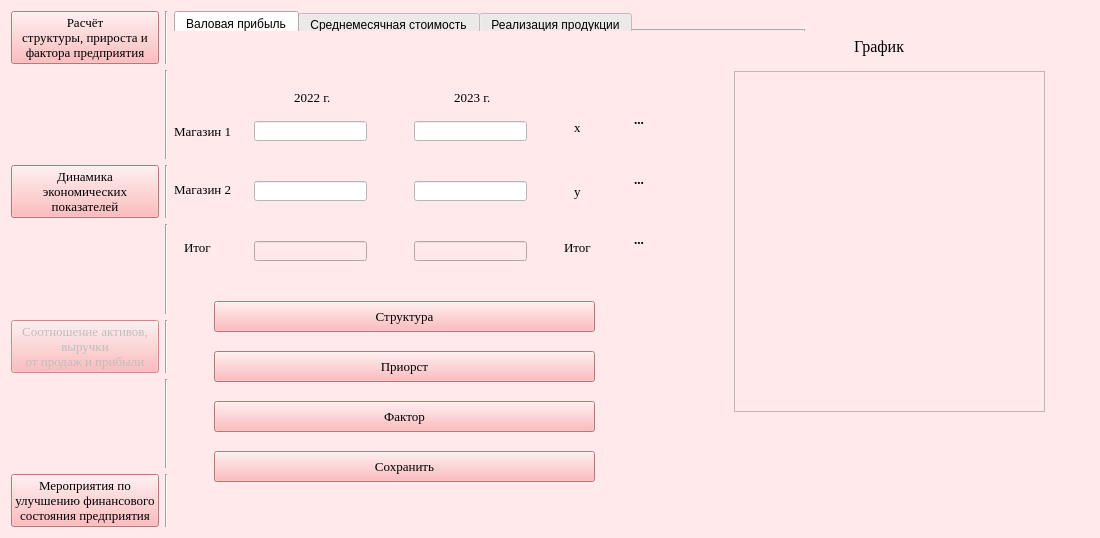
<?xml version="1.0" encoding="UTF-8"?>
<ui version="4.0">
 <class>Form</class>
 <widget class="QWidget" name="Form">
  <property name="geometry">
   <rect>
    <x>0</x>
    <y>0</y>
    <width>1100</width>
    <height>538</height>
   </rect>
  </property>
  <property name="windowTitle">
   <string>Form</string>
  </property>
  <property name="styleSheet">
   <string notr="true">background-color: rgb(255, 233, 234);
</string>
  </property>
  <layout class="QGridLayout" name="gridLayout_2">
   <item row="4" column="0">
    <widget class="QPushButton" name="rachet_btn_3">
     <property name="enabled">
      <bool>false</bool>
     </property>
     <property name="maximumSize">
      <size>
       <width>175</width>
       <height>16777215</height>
      </size>
     </property>
     <property name="font">
      <font>
       <family>Times New Roman</family>
       <pointsize>10</pointsize>
      </font>
     </property>
     <property name="cursor">
      <cursorShape>PointingHandCursor</cursorShape>
     </property>
     <property name="toolTip">
      <string>Заполните таблицу динамики экономических показателей</string>
     </property>
     <property name="whatsThis">
      <string>&lt;html&gt;&lt;head/&gt;&lt;body&gt;&lt;p&gt;&lt;br/&gt;&lt;/p&gt;&lt;/body&gt;&lt;/html&gt;</string>
     </property>
     <property name="styleSheet">
      <string notr="true">background-color: rgb(255, 167, 169);</string>
     </property>
     <property name="text">
      <string>Cоотношение активов, 
выручки
от продаж и прибыли</string>
     </property>
    </widget>
   </item>
   <item row="2" column="0">
    <widget class="QPushButton" name="rachet_btn">
     <property name="maximumSize">
      <size>
       <width>175</width>
       <height>16777215</height>
      </size>
     </property>
     <property name="font">
      <font>
       <family>Times New Roman</family>
       <pointsize>10</pointsize>
      </font>
     </property>
     <property name="cursor">
      <cursorShape>PointingHandCursor</cursorShape>
     </property>
     <property name="styleSheet">
      <string notr="true">background-color: rgb(255, 167, 169);</string>
     </property>
     <property name="text">
      <string>Динамика 
экономических
показателей</string>
     </property>
    </widget>
   </item>
   <item row="0" column="0">
    <widget class="QPushButton" name="rachet_btn_2">
     <property name="maximumSize">
      <size>
       <width>175</width>
       <height>16777215</height>
      </size>
     </property>
     <property name="font">
      <font>
       <family>Times New Roman</family>
       <pointsize>10</pointsize>
      </font>
     </property>
     <property name="cursor">
      <cursorShape>PointingHandCursor</cursorShape>
     </property>
     <property name="styleSheet">
      <string notr="true">background-color: rgb(255, 167, 169);</string>
     </property>
     <property name="text">
      <string>Расчёт 
структуры, прироста и
фактора предприятия</string>
     </property>
    </widget>
   </item>
   <item row="6" column="0">
    <widget class="QPushButton" name="text_btn">
     <property name="font">
      <font>
       <family>Times New Roman</family>
       <pointsize>10</pointsize>
      </font>
     </property>
     <property name="cursor">
      <cursorShape>PointingHandCursor</cursorShape>
     </property>
     <property name="styleSheet">
      <string notr="true">background-color: rgb(255, 167, 169);</string>
     </property>
     <property name="text">
      <string>Мероприятия по
улучшению финансового
состояния предприятия</string>
     </property>
    </widget>
   </item>
   <item row="6" column="1">
    <widget class="Line" name="line">
     <property name="orientation">
      <enum>Qt::Vertical</enum>
     </property>
    </widget>
   </item>
   <item row="5" column="1">
    <widget class="Line" name="line_2">
     <property name="orientation">
      <enum>Qt::Vertical</enum>
     </property>
    </widget>
   </item>
   <item row="4" column="1">
    <widget class="Line" name="line_3">
     <property name="orientation">
      <enum>Qt::Vertical</enum>
     </property>
    </widget>
   </item>
   <item row="3" column="1">
    <widget class="Line" name="line_4">
     <property name="orientation">
      <enum>Qt::Vertical</enum>
     </property>
    </widget>
   </item>
   <item row="2" column="1">
    <widget class="Line" name="line_5">
     <property name="orientation">
      <enum>Qt::Vertical</enum>
     </property>
    </widget>
   </item>
   <item row="1" column="1">
    <widget class="Line" name="line_6">
     <property name="orientation">
      <enum>Qt::Vertical</enum>
     </property>
    </widget>
   </item>
   <item row="0" column="1">
    <widget class="Line" name="line_7">
     <property name="orientation">
      <enum>Qt::Vertical</enum>
     </property>
    </widget>
   </item>
   <item row="0" column="2" rowspan="7">
    <widget class="QStackedWidget" name="stackedWidget">
     <property name="minimumSize">
      <size>
       <width>520</width>
       <height>215</height>
      </size>
     </property>
     <property name="currentIndex">
      <number>0</number>
     </property>
     <widget class="QWidget" name="page">
      <widget class="QLabel" name="label_9">
       <property name="geometry">
        <rect>
         <x>390</x>
         <y>230</y>
         <width>47</width>
         <height>13</height>
        </rect>
       </property>
       <property name="font">
        <font>
         <family>Times New Roman</family>
         <pointsize>10</pointsize>
        </font>
       </property>
       <property name="text">
        <string>Итог</string>
       </property>
      </widget>
      <widget class="QLineEdit" name="lineEdit6">
       <property name="geometry">
        <rect>
         <x>240</x>
         <y>230</y>
         <width>113</width>
         <height>20</height>
        </rect>
       </property>
       <property name="font">
        <font>
         <family>Times New Roman</family>
         <pointsize>10</pointsize>
        </font>
       </property>
       <property name="cursor">
        <cursorShape>ForbiddenCursor</cursorShape>
       </property>
       <property name="readOnly">
        <bool>true</bool>
       </property>
      </widget>
      <widget class="QLabel" name="label_2">
       <property name="geometry">
        <rect>
         <x>120</x>
         <y>80</y>
         <width>47</width>
         <height>13</height>
        </rect>
       </property>
       <property name="font">
        <font>
         <family>Times New Roman</family>
         <pointsize>10</pointsize>
        </font>
       </property>
       <property name="text">
        <string>2022 г.</string>
       </property>
      </widget>
      <widget class="QLabel" name="label_4">
       <property name="geometry">
        <rect>
         <x>0</x>
         <y>110</y>
         <width>81</width>
         <height>21</height>
        </rect>
       </property>
       <property name="font">
        <font>
         <family>Times New Roman</family>
         <pointsize>10</pointsize>
        </font>
       </property>
       <property name="text">
        <string>Магазин 1</string>
       </property>
      </widget>
      <widget class="QLabel" name="some_lbl">
       <property name="geometry">
        <rect>
         <x>90</x>
         <y>40</y>
         <width>251</width>
         <height>31</height>
        </rect>
       </property>
       <property name="font">
        <font>
         <family>Times New Roman</family>
         <pointsize>12</pointsize>
        </font>
       </property>
       <property name="text">
        <string/>
       </property>
       <property name="alignment">
        <set>Qt::AlignCenter</set>
       </property>
       <property name="wordWrap">
        <bool>true</bool>
       </property>
      </widget>
      <widget class="QLineEdit" name="lineEdit5">
       <property name="geometry">
        <rect>
         <x>240</x>
         <y>170</y>
         <width>113</width>
         <height>20</height>
        </rect>
       </property>
       <property name="font">
        <font>
         <family>Times New Roman</family>
         <pointsize>10</pointsize>
        </font>
       </property>
       <property name="styleSheet">
        <string notr="true">background-color: rgb(255, 255, 255);</string>
       </property>
      </widget>
      <widget class="QLabel" name="label_7">
       <property name="geometry">
        <rect>
         <x>400</x>
         <y>110</y>
         <width>47</width>
         <height>13</height>
        </rect>
       </property>
       <property name="font">
        <font>
         <family>Times New Roman</family>
         <pointsize>10</pointsize>
        </font>
       </property>
       <property name="text">
        <string>x</string>
       </property>
      </widget>
      <widget class="QLabel" name="b_lbl">
       <property name="geometry">
        <rect>
         <x>460</x>
         <y>160</y>
         <width>111</width>
         <height>16</height>
        </rect>
       </property>
       <property name="font">
        <font>
         <family>Times New Roman</family>
         <pointsize>10</pointsize>
         <weight>75</weight>
         <bold>true</bold>
        </font>
       </property>
       <property name="text">
        <string>...</string>
       </property>
      </widget>
      <widget class="QLabel" name="label_3">
       <property name="geometry">
        <rect>
         <x>280</x>
         <y>80</y>
         <width>47</width>
         <height>13</height>
        </rect>
       </property>
       <property name="font">
        <font>
         <family>Times New Roman</family>
         <pointsize>10</pointsize>
        </font>
       </property>
       <property name="text">
        <string>2023 г.</string>
       </property>
      </widget>
      <widget class="QLineEdit" name="lineEdit">
       <property name="geometry">
        <rect>
         <x>80</x>
         <y>110</y>
         <width>113</width>
         <height>20</height>
        </rect>
       </property>
       <property name="font">
        <font>
         <family>Times New Roman</family>
         <pointsize>10</pointsize>
        </font>
       </property>
       <property name="styleSheet">
        <string notr="true">background-color: rgb(255, 255, 255);</string>
       </property>
      </widget>
      <widget class="QLabel" name="result_lbl">
       <property name="geometry">
        <rect>
         <x>460</x>
         <y>220</y>
         <width>101</width>
         <height>16</height>
        </rect>
       </property>
       <property name="font">
        <font>
         <family>Times New Roman</family>
         <pointsize>10</pointsize>
         <weight>75</weight>
         <bold>true</bold>
        </font>
       </property>
       <property name="text">
        <string>...</string>
       </property>
      </widget>
      <widget class="QLabel" name="a_lbl">
       <property name="geometry">
        <rect>
         <x>460</x>
         <y>100</y>
         <width>111</width>
         <height>16</height>
        </rect>
       </property>
       <property name="font">
        <font>
         <family>Times New Roman</family>
         <pointsize>10</pointsize>
         <weight>75</weight>
         <bold>true</bold>
        </font>
       </property>
       <property name="text">
        <string>...</string>
       </property>
      </widget>
      <widget class="QLabel" name="label_5">
       <property name="geometry">
        <rect>
         <x>0</x>
         <y>170</y>
         <width>71</width>
         <height>16</height>
        </rect>
       </property>
       <property name="font">
        <font>
         <family>Times New Roman</family>
         <pointsize>10</pointsize>
        </font>
       </property>
       <property name="text">
        <string>Магазин 2</string>
       </property>
      </widget>
      <widget class="QLineEdit" name="lineEdit4">
       <property name="geometry">
        <rect>
         <x>80</x>
         <y>230</y>
         <width>113</width>
         <height>20</height>
        </rect>
       </property>
       <property name="font">
        <font>
         <family>Times New Roman</family>
         <pointsize>10</pointsize>
        </font>
       </property>
       <property name="cursor">
        <cursorShape>ForbiddenCursor</cursorShape>
       </property>
       <property name="readOnly">
        <bool>true</bool>
       </property>
      </widget>
      <widget class="QLineEdit" name="lineEdit2">
       <property name="geometry">
        <rect>
         <x>240</x>
         <y>110</y>
         <width>113</width>
         <height>20</height>
        </rect>
       </property>
       <property name="font">
        <font>
         <family>Times New Roman</family>
         <pointsize>10</pointsize>
        </font>
       </property>
       <property name="styleSheet">
        <string notr="true">background-color: rgb(255, 255, 255);</string>
       </property>
      </widget>
      <widget class="QLabel" name="label_8">
       <property name="geometry">
        <rect>
         <x>400</x>
         <y>170</y>
         <width>47</width>
         <height>21</height>
        </rect>
       </property>
       <property name="font">
        <font>
         <family>Times New Roman</family>
         <pointsize>10</pointsize>
        </font>
       </property>
       <property name="text">
        <string>y</string>
       </property>
      </widget>
      <widget class="QLabel" name="label_6">
       <property name="geometry">
        <rect>
         <x>10</x>
         <y>230</y>
         <width>47</width>
         <height>13</height>
        </rect>
       </property>
       <property name="font">
        <font>
         <family>Times New Roman</family>
         <pointsize>10</pointsize>
        </font>
       </property>
       <property name="text">
        <string>Итог</string>
       </property>
      </widget>
      <widget class="QLineEdit" name="lineEdit3">
       <property name="geometry">
        <rect>
         <x>80</x>
         <y>170</y>
         <width>113</width>
         <height>20</height>
        </rect>
       </property>
       <property name="font">
        <font>
         <family>Times New Roman</family>
         <pointsize>10</pointsize>
        </font>
       </property>
       <property name="styleSheet">
        <string notr="true">background-color: rgb(255, 255, 255);</string>
       </property>
      </widget>
      <widget class="QLabel" name="label">
       <property name="geometry">
        <rect>
         <x>680</x>
         <y>20</y>
         <width>70</width>
         <height>30</height>
        </rect>
       </property>
       <property name="maximumSize">
        <size>
         <width>70</width>
         <height>30</height>
        </size>
       </property>
       <property name="font">
        <font>
         <family>Times New Roman</family>
         <pointsize>12</pointsize>
        </font>
       </property>
       <property name="text">
        <string>График</string>
       </property>
      </widget>
      <widget class="QWidget" name="layoutWidget">
       <property name="geometry">
        <rect>
         <x>560</x>
         <y>60</y>
         <width>311</width>
         <height>341</height>
        </rect>
       </property>
       <layout class="QVBoxLayout" name="vlay">
        <item>
         <widget class="QFrame" name="can_layout">
          <property name="frameShape">
           <enum>QFrame::StyledPanel</enum>
          </property>
          <property name="frameShadow">
           <enum>QFrame::Raised</enum>
          </property>
          <layout class="QGridLayout" name="gridLayout"/>
         </widget>
        </item>
       </layout>
      </widget>
      <widget class="QTabWidget" name="tabWidget">
       <property name="geometry">
        <rect>
         <x>0</x>
         <y>0</y>
         <width>631</width>
         <height>20</height>
        </rect>
       </property>
       <property name="maximumSize">
        <size>
         <width>16777215</width>
         <height>20</height>
        </size>
       </property>
       <property name="cursor">
        <cursorShape>PointingHandCursor</cursorShape>
       </property>
       <property name="currentIndex">
        <number>0</number>
       </property>
       <widget class="QWidget" name="tab">
        <property name="font">
         <font>
          <weight>50</weight>
          <bold>false</bold>
         </font>
        </property>
        <attribute name="title">
         <string>Валовая прибыль</string>
        </attribute>
       </widget>
       <widget class="QWidget" name="tab_2">
        <attribute name="title">
         <string>Среднемесячная стоимость</string>
        </attribute>
       </widget>
       <widget class="QWidget" name="tab_3">
        <attribute name="title">
         <string>Реализация продукции</string>
        </attribute>
       </widget>
      </widget>
      <widget class="QPushButton" name="save_btn">
       <property name="geometry">
        <rect>
         <x>40</x>
         <y>440</y>
         <width>381</width>
         <height>31</height>
        </rect>
       </property>
       <property name="font">
        <font>
         <family>Times New Roman</family>
         <pointsize>10</pointsize>
        </font>
       </property>
       <property name="cursor">
        <cursorShape>PointingHandCursor</cursorShape>
       </property>
       <property name="styleSheet">
        <string notr="true">background-color: rgb(255, 167, 169);</string>
       </property>
       <property name="text">
        <string>Сохранить</string>
       </property>
      </widget>
      <widget class="QPushButton" name="struct_btn">
       <property name="geometry">
        <rect>
         <x>40</x>
         <y>290</y>
         <width>381</width>
         <height>31</height>
        </rect>
       </property>
       <property name="font">
        <font>
         <family>Times New Roman</family>
         <pointsize>10</pointsize>
        </font>
       </property>
       <property name="cursor">
        <cursorShape>PointingHandCursor</cursorShape>
       </property>
       <property name="styleSheet">
        <string notr="true">background-color: rgb(255, 167, 169);</string>
       </property>
       <property name="text">
        <string>Структура</string>
       </property>
      </widget>
      <widget class="QPushButton" name="inrc_btn">
       <property name="geometry">
        <rect>
         <x>40</x>
         <y>340</y>
         <width>381</width>
         <height>31</height>
        </rect>
       </property>
       <property name="font">
        <font>
         <family>Times New Roman</family>
         <pointsize>10</pointsize>
        </font>
       </property>
       <property name="cursor">
        <cursorShape>PointingHandCursor</cursorShape>
       </property>
       <property name="styleSheet">
        <string notr="true">background-color: rgb(255, 167, 169);</string>
       </property>
       <property name="text">
        <string>Приорст</string>
       </property>
      </widget>
      <widget class="QPushButton" name="fact_btn">
       <property name="geometry">
        <rect>
         <x>40</x>
         <y>390</y>
         <width>381</width>
         <height>31</height>
        </rect>
       </property>
       <property name="font">
        <font>
         <family>Times New Roman</family>
         <pointsize>10</pointsize>
        </font>
       </property>
       <property name="cursor">
        <cursorShape>PointingHandCursor</cursorShape>
       </property>
       <property name="styleSheet">
        <string notr="true">background-color: rgb(255, 167, 169);</string>
       </property>
       <property name="text">
        <string>Фактор</string>
       </property>
      </widget>
      <widget class="QLabel" name="info_lbl">
       <property name="geometry">
        <rect>
         <x>-20</x>
         <y>260</y>
         <width>501</width>
         <height>21</height>
        </rect>
       </property>
       <property name="text">
        <string/>
       </property>
       <property name="alignment">
        <set>Qt::AlignCenter</set>
       </property>
      </widget>
     </widget>
     <widget class="QWidget" name="page_2">
      <layout class="QVBoxLayout" name="verticalLayout">
       <item>
        <layout class="QVBoxLayout" name="this_box">
         <property name="sizeConstraint">
          <enum>QLayout::SetMinimumSize</enum>
         </property>
        </layout>
       </item>
      </layout>
     </widget>
     <widget class="QWidget" name="page_3">
      <widget class="QTableWidget" name="some_table">
       <property name="geometry">
        <rect>
         <x>160</x>
         <y>20</y>
         <width>521</width>
         <height>151</height>
        </rect>
       </property>
       <property name="cursor" stdset="0">
        <cursorShape>ArrowCursor</cursorShape>
       </property>
       <attribute name="horizontalHeaderDefaultSectionSize">
        <number>123</number>
       </attribute>
       <attribute name="horizontalHeaderMinimumSectionSize">
        <number>40</number>
       </attribute>
       <row>
        <property name="text">
         <string>Величина активов</string>
        </property>
       </row>
       <row>
        <property name="text">
         <string>Выпучка за период</string>
        </property>
       </row>
       <row>
        <property name="text">
         <string>Чистая прибыль</string>
        </property>
       </row>
       <column>
        <property name="text">
         <string>Срденяя 1</string>
        </property>
       </column>
       <column>
        <property name="text">
         <string>Средняя 2</string>
        </property>
       </column>
       <column>
        <property name="text">
         <string>Темп снижения</string>
        </property>
       </column>
      </widget>
      <widget class="QWidget" name="verticalLayoutWidget">
       <property name="geometry">
        <rect>
         <x>180</x>
         <y>240</y>
         <width>501</width>
         <height>261</height>
        </rect>
       </property>
       <layout class="QVBoxLayout" name="lay_2"/>
      </widget>
      <widget class="QPushButton" name="graphshow_btn">
       <property name="geometry">
        <rect>
         <x>340</x>
         <y>190</y>
         <width>161</width>
         <height>31</height>
        </rect>
       </property>
       <property name="maximumSize">
        <size>
         <width>175</width>
         <height>16777215</height>
        </size>
       </property>
       <property name="font">
        <font>
         <family>Times New Roman</family>
         <pointsize>10</pointsize>
        </font>
       </property>
       <property name="cursor">
        <cursorShape>PointingHandCursor</cursorShape>
       </property>
       <property name="styleSheet">
        <string notr="true">background-color: rgb(255, 167, 169);</string>
       </property>
       <property name="text">
        <string>Показать графиком</string>
       </property>
      </widget>
     </widget>
     <widget class="QWidget" name="page_4">
      <layout class="QVBoxLayout" name="verticalLayout_2">
       <item>
        <widget class="QScrollArea" name="scrollArea">
         <property name="widgetResizable">
          <bool>true</bool>
         </property>
         <widget class="QWidget" name="scrollAreaWidgetContents">
          <property name="geometry">
           <rect>
            <x>0</x>
            <y>0</y>
            <width>259</width>
            <height>151</height>
           </rect>
          </property>
          <layout class="QGridLayout" name="gridLayout_3">
           <item row="0" column="0" colspan="2">
            <widget class="QTextEdit" name="textEdit">
             <property name="readOnly">
              <bool>true</bool>
             </property>
             <property name="html">
              <string>&lt;!DOCTYPE HTML PUBLIC &quot;-//W3C//DTD HTML 4.0//EN&quot; &quot;http://www.w3.org/TR/REC-html40/strict.dtd&quot;&gt;
&lt;html&gt;&lt;head&gt;&lt;meta name=&quot;qrichtext&quot; content=&quot;1&quot; /&gt;&lt;style type=&quot;text/css&quot;&gt;
p, li { white-space: pre-wrap; }
&lt;/style&gt;&lt;/head&gt;&lt;body style=&quot; font-family:'MS Shell Dlg 2'; font-size:7.8pt; font-weight:400; font-style:normal;&quot;&gt;
&lt;p style=&quot; margin-top:0px; margin-bottom:0px; margin-left:0px; margin-right:0px; -qt-block-indent:0; text-indent:0px;&quot;&gt;&lt;span style=&quot; font-family:'Times New Roman'; font-size:12pt;&quot;&gt;Анализ финансового состояния многих предприятий Российской Федерации показывает, что финансовое состояние характеризуется как неустойчивое, сопряженное с высокой зависимостью от заемного капитала и нарушением платежеспособности, у предприятий возможна высокая степень банкротства. &lt;/span&gt;&lt;/p&gt;
&lt;p style=&quot; margin-top:0px; margin-bottom:0px; margin-left:0px; margin-right:0px; -qt-block-indent:0; text-indent:0px;&quot;&gt;&lt;span style=&quot; font-family:'Times New Roman'; font-size:12pt;&quot;&gt;Чтобы избежать ухудшения финансового состояния, необходим пересмотр финансовой стратегии предприятий, для этого руководству необходимо не только осваивать новые методы и технику управления, но и менять стратегию в целом. Для этого необходимо: &lt;/span&gt;&lt;/p&gt;
&lt;p style=&quot; margin-top:0px; margin-bottom:0px; margin-left:0px; margin-right:0px; -qt-block-indent:0; text-indent:0px;&quot;&gt;&lt;span style=&quot; font-family:'Times New Roman'; font-size:12pt;&quot;&gt;- по возможности максимально масштабно участвовать в государственных программах развития и производства товаров и услуг, дотируемых за счет бюджетных ассигнований;&lt;/span&gt;&lt;/p&gt;
&lt;p style=&quot; margin-top:0px; margin-bottom:0px; margin-left:0px; margin-right:0px; -qt-block-indent:0; text-indent:0px;&quot;&gt;&lt;span style=&quot; font-family:'Times New Roman'; font-size:12pt;&quot;&gt; - вести постоянный поиск российских заказчиков на услуги, которые могут быть оказаны предприятием;&lt;/span&gt;&lt;/p&gt;
&lt;p style=&quot; margin-top:0px; margin-bottom:0px; margin-left:0px; margin-right:0px; -qt-block-indent:0; text-indent:0px;&quot;&gt;&lt;span style=&quot; font-family:'Times New Roman'; font-size:12pt;&quot;&gt; - анализировать спрос на предоставление новых услуг, которые отвечают возможностям фирмы;&lt;/span&gt;&lt;/p&gt;
&lt;p style=&quot; margin-top:0px; margin-bottom:0px; margin-left:0px; margin-right:0px; -qt-block-indent:0; text-indent:0px;&quot;&gt;&lt;span style=&quot; font-family:'Times New Roman'; font-size:12pt;&quot;&gt; - обеспечить эффективную рекламу всех услуг предприятия;&lt;/span&gt;&lt;/p&gt;
&lt;p style=&quot; margin-top:0px; margin-bottom:0px; margin-left:0px; margin-right:0px; -qt-block-indent:0; text-indent:0px;&quot;&gt;&lt;span style=&quot; font-family:'Times New Roman'; font-size:12pt;&quot;&gt; - проводить активную коммерческую деятельность (например, сбыт товаров других фирм, сдачу в аренду пустующих помещений и территорий и тому подобное);&lt;/span&gt;&lt;/p&gt;
&lt;p style=&quot; margin-top:0px; margin-bottom:0px; margin-left:0px; margin-right:0px; -qt-block-indent:0; text-indent:0px;&quot;&gt;&lt;span style=&quot; font-family:'Times New Roman'; font-size:12pt;&quot;&gt; - уменьшить затраты по производимым организацией товарам и услугам. &lt;/span&gt;&lt;/p&gt;&lt;/body&gt;&lt;/html&gt;</string>
             </property>
            </widget>
           </item>
           <item row="1" column="0">
            <spacer name="horizontalSpacer">
             <property name="orientation">
              <enum>Qt::Horizontal</enum>
             </property>
             <property name="sizeHint" stdset="0">
              <size>
               <width>651</width>
               <height>28</height>
              </size>
             </property>
            </spacer>
           </item>
           <item row="1" column="1">
            <widget class="QPushButton" name="pdf_btn">
             <property name="minimumSize">
              <size>
               <width>230</width>
               <height>35</height>
              </size>
             </property>
             <property name="font">
              <font>
               <family>Times New Roman</family>
               <pointsize>10</pointsize>
              </font>
             </property>
             <property name="cursor">
              <cursorShape>PointingHandCursor</cursorShape>
             </property>
             <property name="styleSheet">
              <string notr="true">background-color: rgb(255, 167, 169);</string>
             </property>
             <property name="text">
              <string>Читать статью полностью</string>
             </property>
            </widget>
           </item>
          </layout>
         </widget>
        </widget>
       </item>
      </layout>
     </widget>
    </widget>
   </item>
  </layout>
 </widget>
 <resources/>
 <connections/>
</ui>
